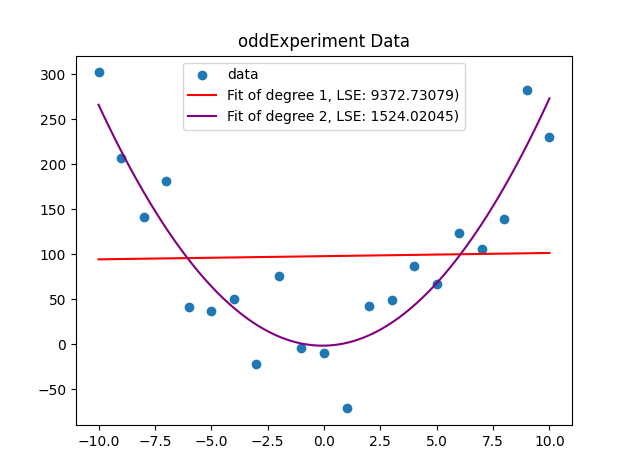

Recreate this plot in Python.
import matplotlib.pyplot as plt
import numpy as np

with open("oddExperiment.txt") as file:
    x_list = []
    y_list = []
    for line in file:
        row_data = line.strip().split(' ')
        if row_data[0] != "y":
            y_list.append(float(row_data[0]))
            x_list.append(int(row_data[1]))

coefficients_1 = np.polyfit(x_list, y_list, 1)
poly_1 = np.poly1d(coefficients_1)

coefficients_2 = np.polyfit(x_list, y_list, 2)
poly_2 = np.poly1d(coefficients_2)

mse_1 = np.mean((y_list - poly_1(x_list))**2)
mse_2 = np.mean((y_list - poly_2(x_list))**2)

x_fit = np.linspace(min(x_list), max(x_list), 100)
y_fit_1 = poly_1(x_fit)
y_fit_2 = poly_2(x_fit)

scatter = plt.scatter(x_list, y_list, label='data')  
plt.plot(x_fit, y_fit_1, label=f'Fit of degree 1, LSE: {mse_1:.5f})', color='red')  
plt.plot(x_fit, y_fit_2, label=f'Fit of degree 2, LSE: {mse_2:.5f})', color='purple')  

plt.title('oddExperiment Data')
plt.legend()
plt.show()
